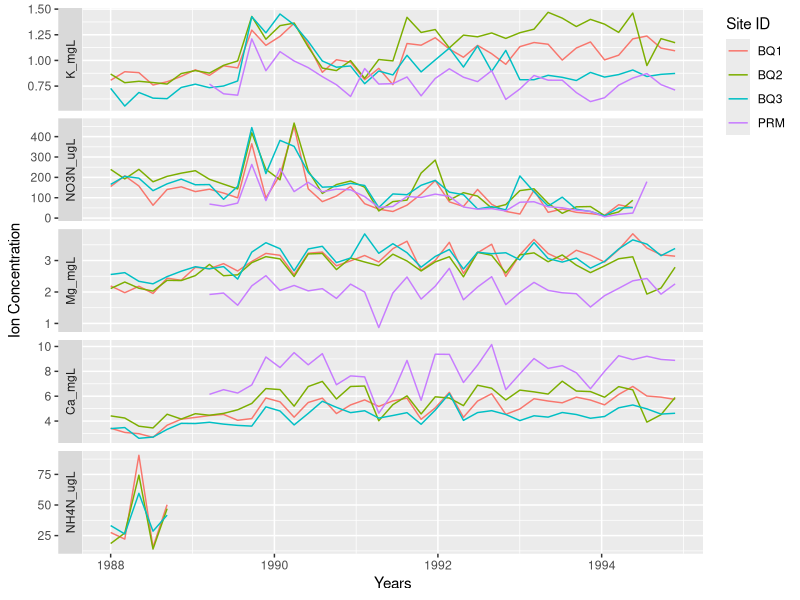

The R source for this figure:
## ---- chunk 1
library(tidyverse)

# Read cleaned and analyzed data for four sample sites
Figure_3_Reproduction <- read_csv("../output/figure-3-reproduction-data.csv")

# Plot data to approximate original Figure 3 from Schaefer et al. (2000)
ggplot(
  data = Figure_3_Reproduction,
  mapping = aes(
    x = window_start,
    y = concentration,
    color = site_ID
  )
) +
  geom_line() +
  labs(x = "Years", y = "Ion Concentration", color = "Site ID") +
  theme(legend.justification = c("right", "top")) +
  facet_grid(
    vars(fct_relevel(
      as_factor(Figure_3_Reproduction$ion),
      "K_mgL",
      "NO3N_ugL",
      "Mg_mgL",
      "Ca_mgL",
      "NH4N_ugL" # Reorganize ions to display graphs in same order as Figure 3
    )),
    scales = "free",
    switch = "y"
  )
